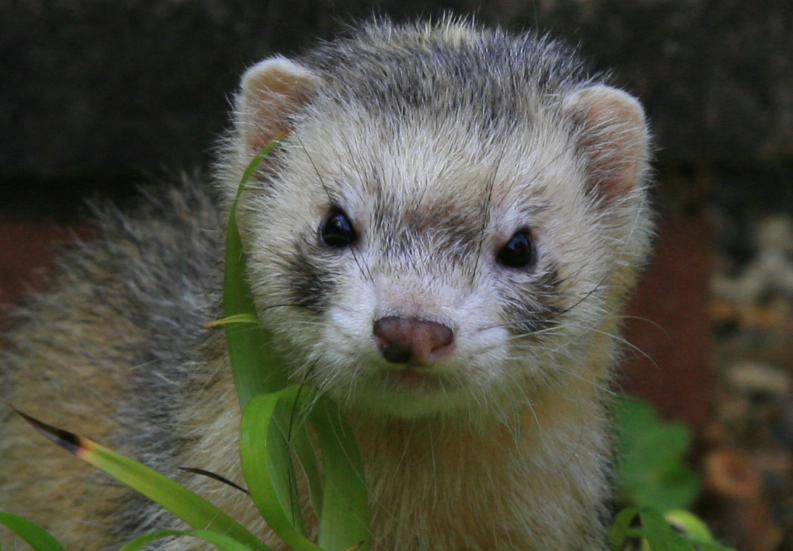
#> input picture Syrup.jpg, 793 x 551 px
$ python Image_Brightness_Contrast.py
#> lines starting #> are read from the running program, lines starting #| are printed output that depends on the picture
"""
This module demonstrates the use of openCV to adjust an image's
brightness & contrast


cv2.convertScaleAbs(image, alpha, beta)
Where

image is the original input image.

alpha is the contrast value. To lower the contrast, use 0 < alpha < 1. And for higher contrast use alpha > 1.

beta is the brightness value. A good range for brightness value is [-127, 127]
"""
import cv2

# read the input image
image = cv2.imread('Syrup.jpg')
#> image is the input picture: shape (551, 793, 3); mean B, G, R 65.2, 78.7, 78.1
image = cv2.resize(image, (256, 256))
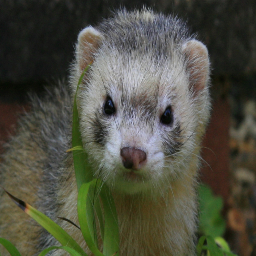
#> image: shape (256, 256, 3); mean B, G, R 65.1, 78.6, 78

# define the alpha and beta
alpha = 2.5 # Contrast control
beta = 10 # Brightness control

# call convertScaleAbs function
adjusted = cv2.convertScaleAbs(image, alpha=alpha, beta=beta)
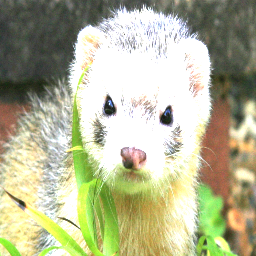
#> adjusted: shape (256, 256, 3); mean B, G, R 149.4, 182.1, 180.7

# display the output image
cv2.imshow('adjusted', adjusted)
cv2.imwrite('output_image.jpg',adjusted)
cv2.waitKey()
cv2.destroyAllWindows()

$ run again, with 00-puppy.jpg copied over Syrup.jpg
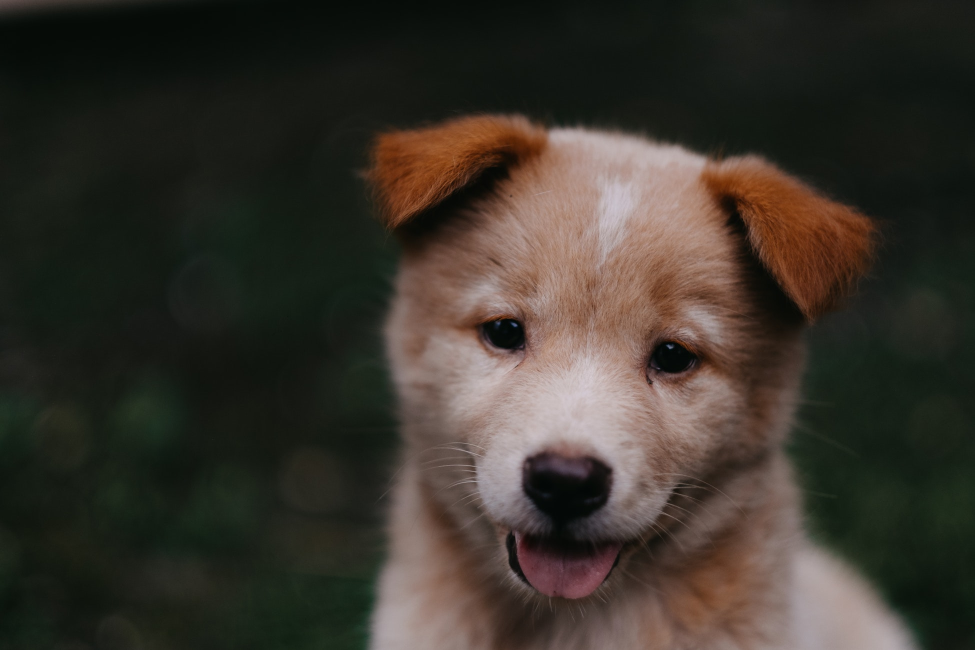
#> input picture 00-puppy.jpg, 1950 x 1300 px (shown at 1/2 size)
#> image is the input picture: shape (1300, 1950, 3); mean B, G, R 43.8, 51.8, 57.3
#> `image = cv2.resize(image, (256, 256))`:
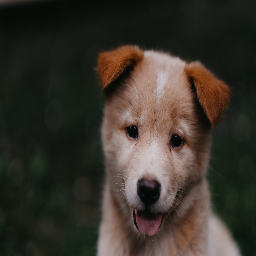
#> image: shape (256, 256, 3); mean B, G, R 43.7, 51.7, 57.2
#> `adjusted = cv2.convertScaleAbs(image, alpha=alpha, beta=beta)`:
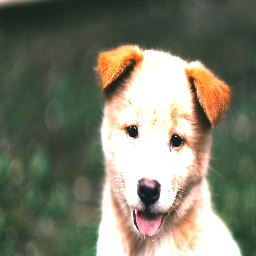
#> adjusted: shape (256, 256, 3); mean B, G, R 106.1, 123.7, 123.7

$ run again, with dog_backpack.jpg copied over Syrup.jpg
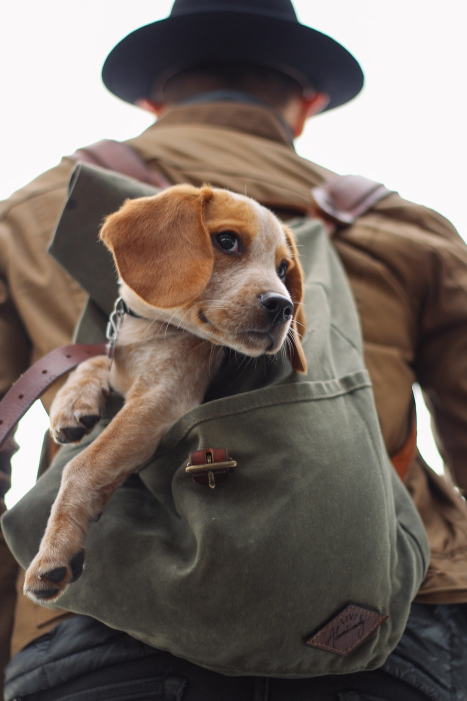
#> input picture dog_backpack.jpg, 934 x 1401 px (shown at 1/2 size)
#> image is the input picture: shape (1401, 934, 3); mean B, G, R 99.5, 106.7, 118.1
#> `image = cv2.resize(image, (256, 256))`:
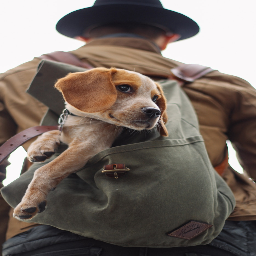
#> image: shape (256, 256, 3); mean B, G, R 99.4, 106.6, 118
#> `adjusted = cv2.convertScaleAbs(image, alpha=alpha, beta=beta)`:
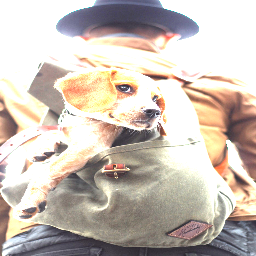
#> adjusted: shape (256, 256, 3); mean B, G, R 183, 192, 202.2
